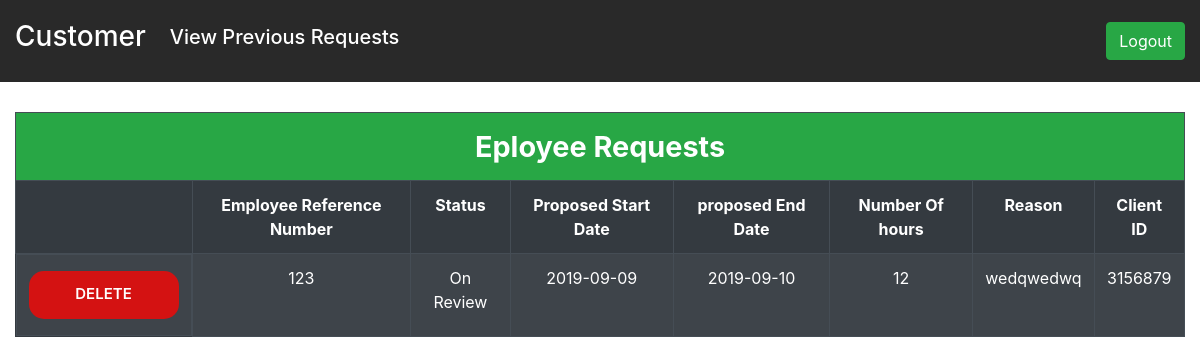
The page /customer/customer_view_req.php (signed in) on the database its author committed.
### tables this page shows
CREATE TABLE `special_res` (
  `number` int(11) NOT NULL,
  `status` varchar(10) NOT NULL,
  `start_date` date NOT NULL,
  `end_date` date NOT NULL,
  `num_hours` int(11) NOT NULL,
  `comments` text DEFAULT NULL,
  `C_id` mediumint(9) NOT NULL
);

### customer/customer_view_req.php (the view, shortened to what this page needs)
<!DOCTYPE html>
<html lang="en">
<head>
    <link rel="stylesheet" href="https://stackpath.bootstrapcdn.com/bootstrap/4.3.1/css/bootstrap.min.css"
>
    <link rel="stylesheet" href="customerStyles.css">
</head>
<body>
    <nav class="navbar navbar-expand-md navbar-dark fixed-top">
        <a class="navbar-brand font-weight-bold" href="customer.php">
            <h3>Customer</h3>
        </a>
        <div class="collapse navbar-collapse" id="navbarsExampleDefault">
            <ul class="navbar-nav mr-auto">
                <li class="nav-item active">
                <a class="nav-link" href="customer_view_req.php"><h5>View Previous Requests</h5> <span class="sr-only">(current)</span></a>
                </li>
            </ul>
            <form action="../include/logout_inc.php" method="post">
                <button type="submit" class="btn btn-success">Logout</button>
            </form>
        </div>
    </nav>
    <main role="main">
    <?php
        $cust_id=$_SESSION['cust_id'];
        require '../include/db_connection_inc.php';
        $sql = "SELECT * from special_res where C_id=? ";
        $stmt = mysqli_stmt_init($connect);
        if (!mysqli_stmt_prepare($stmt, $sql)) {
            header("Location: customer_view_req.php?error=sqlErrorSelectEmp");
            exit();
        } else {
            mysqli_stmt_bind_param($stmt, "i", $cust_id);
            mysqli_stmt_execute($stmt);
            $response = mysqli_stmt_get_result($stmt);
                if ($m = mysqli_fetch_assoc($response) ) {
               echo' <div class=" text-center  container-fluid admin_tables ">
                    <table class="table table-lg table-hover table-striped table-bordered table-dark ">
                    <tr class="bg-success">
                        <th colspan="8" style="font-size:1.8em;font-weight:bold;">Eployee Requests</th>
                    </tr>
                    <tr>
                        <th></th>
                        <th scope="col">Employee Reference Number</th>
                        <th scope="col">Status</th>
                        <th scope="col">Proposed Start Date</th>
                        <th scope="col">proposed End Date</th>
                        <th scope="col">Number Of hours</th>
                        <th scope="col">Reason</th>
                        <th scope="col">Client ID</th>
                    </tr>';
                    mysqli_stmt_execute($stmt);
                    $response = mysqli_stmt_get_result($stmt);
            while($row = mysqli_fetch_assoc($response)){
                       echo '<tr>
                       <td class ="d-flex justify-content-center">  <a  href="../include/delete_custRes_inc.php?deleteRes=' . $cust_id . '" class="btn mt-1 mb-1   btn-md btn-delete btn-block text-uppercase">
                       Delete
                   </a></td>
                            <td>'.$row["number"].'</td>
                            <td>'.$row["status"].'</td>
                            <td>'.$row["start_date"].'</td>
                            <td>'.$row["end_date"].'</td>
                            <td>'.$row["num_hours"].'</td>
                            <td>'.$row["comments"].'</td>
                            <td>'.$row["C_id"].'</td>
                        </tr>';
                   }
                    echo '</table>   </div>';
                }
            }
            ?>
    </main>
</body>
</html>

### customer/customerStyles.css (style rules this page uses)
body { background-image: url("../images/bg1.jpg"); height: 100%; width: 100%; background-repeat: no-repeat; background-size: cover; color: rgb(250, 246, 246); }
.navbar { background-color: rgba(15, 15, 15, 0.993); font-size: 1em; padding: 15px; }
.admin_tables { margin-top: 7em; }
.navbar { background-color: rgba(15, 15, 15, 0.89); font-size: 1em; padding: 15px; }
a { text-decoration: none; color: #666; }
.btn-delete { background: #d41212; color: #fff; font-size: 15px; font-weight: 600; min-height: 48px; border: none; border-radius: 15px; width:150px; padding-top:12px; transition: all 0.3s ease 0s; cursor: pointer; outline: none; }
a { font-size: 14px; line-height: 1.7; color: #666666; margin: 0px; transition: all 0.4s; -webkit-transition: all 0.4s; -o-transition: all 0.4s; -moz-transition: all 0.4s; }
button { outline: none !important; border: none; background: transparent; }

### rows shown on the page
special_res: number "123", status "On Review", start_date "2019-09-09", end_date "2019-09-10", num_hours "12", comments "wedqwedwq", C "3156879"
